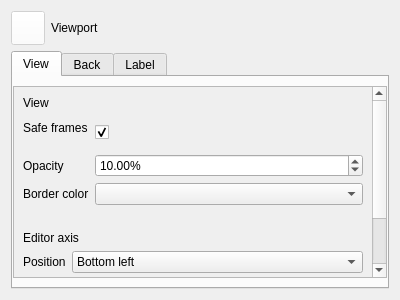
<?xml version="1.0" encoding="UTF-8"?>
<ui version="4.0">
 <class>Viewport</class>
 <widget class="QWidget" name="Viewport">
  <property name="geometry">
   <rect>
    <x>0</x>
    <y>0</y>
    <width>400</width>
    <height>300</height>
   </rect>
  </property>
  <property name="windowTitle">
   <string>Form</string>
  </property>
  <layout class="QVBoxLayout" name="verticalLayout_3">
   <item>
    <layout class="QHBoxLayout" name="horizontalLayout">
     <item>
      <widget class="MediaControl" name="pushButton">
       <property name="enabled">
        <bool>false</bool>
       </property>
       <property name="sizePolicy">
        <sizepolicy hsizetype="Fixed" vsizetype="Fixed">
         <horstretch>0</horstretch>
         <verstretch>0</verstretch>
        </sizepolicy>
       </property>
       <property name="minimumSize">
        <size>
         <width>34</width>
         <height>34</height>
        </size>
       </property>
       <property name="maximumSize">
        <size>
         <width>34</width>
         <height>34</height>
        </size>
       </property>
       <property name="focusPolicy">
        <enum>Qt::NoFocus</enum>
       </property>
       <property name="styleSheet">
        <string notr="true">background: white;</string>
       </property>
       <property name="icon">
        <iconset resource="icons.qrc">
         <normaloff>:/dialogs/view</normaloff>:/dialogs/view</iconset>
       </property>
      </widget>
     </item>
     <item>
      <widget class="QLabel" name="label_14">
       <property name="sizePolicy">
        <sizepolicy hsizetype="Ignored" vsizetype="Preferred">
         <horstretch>0</horstretch>
         <verstretch>0</verstretch>
        </sizepolicy>
       </property>
       <property name="text">
        <string>Viewport</string>
       </property>
       <property name="class" stdset="0">
        <string>heading</string>
       </property>
      </widget>
     </item>
    </layout>
   </item>
   <item>
    <widget class="QTabWidget" name="tabWidget">
     <property name="focusPolicy">
      <enum>Qt::NoFocus</enum>
     </property>
     <widget class="QWidget" name="tab">
      <attribute name="title">
       <string>View</string>
      </attribute>
      <layout class="QGridLayout" name="gridLayout_2">
       <property name="leftMargin">
        <number>0</number>
       </property>
       <property name="rightMargin">
        <number>0</number>
       </property>
       <item row="0" column="0">
        <widget class="QScrollArea" name="scrollArea">
         <property name="focusPolicy">
          <enum>Qt::NoFocus</enum>
         </property>
         <property name="widgetResizable">
          <bool>true</bool>
         </property>
         <widget class="QWidget" name="scrollAreaWidgetContents">
          <property name="geometry">
           <rect>
            <x>0</x>
            <y>0</y>
            <width>362</width>
            <height>278</height>
           </rect>
          </property>
          <layout class="QVBoxLayout" name="verticalLayout">
           <item>
            <widget class="QLabel" name="label_5">
             <property name="text">
              <string>View</string>
             </property>
             <property name="class" stdset="0">
              <string>section</string>
             </property>
            </widget>
           </item>
           <item>
            <layout class="QFormLayout" name="formLayout">
             <property name="labelAlignment">
              <set>Qt::AlignLeading|Qt::AlignLeft|Qt::AlignVCenter</set>
             </property>
             <property name="formAlignment">
              <set>Qt::AlignLeading|Qt::AlignLeft|Qt::AlignTop</set>
             </property>
             <property name="horizontalSpacing">
              <number>6</number>
             </property>
             <property name="verticalSpacing">
              <number>6</number>
             </property>
             <item row="0" column="1">
              <widget class="QCheckBox" name="checkBox">
               <property name="minimumSize">
                <size>
                 <width>0</width>
                 <height>32</height>
                </size>
               </property>
               <property name="checked">
                <bool>true</bool>
               </property>
              </widget>
             </item>
             <item row="0" column="0">
              <widget class="Label" name="label">
               <property name="text">
                <string>Safe frames</string>
               </property>
               <property name="class" stdset="0">
                <string>item</string>
               </property>
              </widget>
             </item>
             <item row="1" column="0">
              <widget class="Label" name="label_2">
               <property name="text">
                <string>Opacity</string>
               </property>
               <property name="class" stdset="0">
                <string>item</string>
               </property>
              </widget>
             </item>
             <item row="1" column="1">
              <widget class="DoubleSpinBox" name="doubleSpinBox">
               <property name="accelerated">
                <bool>true</bool>
               </property>
               <property name="suffix">
                <string>%</string>
               </property>
               <property name="maximum">
                <double>100.000000000000000</double>
               </property>
               <property name="value">
                <double>10.000000000000000</double>
               </property>
              </widget>
             </item>
             <item row="2" column="0">
              <widget class="Label" name="label_3">
               <property name="text">
                <string>Border color</string>
               </property>
               <property name="class" stdset="0">
                <string>item</string>
               </property>
              </widget>
             </item>
             <item row="2" column="1">
              <widget class="Picker" name="widget"/>
             </item>
            </layout>
           </item>
           <item>
            <spacer name="verticalSpacer">
             <property name="orientation">
              <enum>Qt::Vertical</enum>
             </property>
             <property name="sizeType">
              <enum>QSizePolicy::Fixed</enum>
             </property>
             <property name="sizeHint" stdset="0">
              <size>
               <width>20</width>
               <height>20</height>
              </size>
             </property>
            </spacer>
           </item>
           <item>
            <widget class="QLabel" name="label_9">
             <property name="text">
              <string>Editor axis</string>
             </property>
             <property name="class" stdset="0">
              <string>section</string>
             </property>
            </widget>
           </item>
           <item>
            <layout class="QFormLayout" name="formLayout_2">
             <property name="labelAlignment">
              <set>Qt::AlignLeading|Qt::AlignLeft|Qt::AlignVCenter</set>
             </property>
             <property name="formAlignment">
              <set>Qt::AlignLeading|Qt::AlignLeft|Qt::AlignTop</set>
             </property>
             <property name="horizontalSpacing">
              <number>6</number>
             </property>
             <property name="verticalSpacing">
              <number>6</number>
             </property>
             <item row="0" column="0">
              <widget class="Label" name="label_4">
               <property name="text">
                <string>Position</string>
               </property>
               <property name="class" stdset="0">
                <string>item</string>
               </property>
              </widget>
             </item>
             <item row="1" column="0">
              <widget class="Label" name="label_7">
               <property name="text">
                <string>Scale</string>
               </property>
               <property name="class" stdset="0">
                <string>item</string>
               </property>
              </widget>
             </item>
             <item row="2" column="0">
              <widget class="Label" name="label_8">
               <property name="text">
                <string>Text</string>
               </property>
               <property name="class" stdset="0">
                <string>item</string>
               </property>
              </widget>
             </item>
             <item row="2" column="1">
              <widget class="QCheckBox" name="checkBox_2">
               <property name="minimumSize">
                <size>
                 <width>0</width>
                 <height>32</height>
                </size>
               </property>
               <property name="checked">
                <bool>true</bool>
               </property>
              </widget>
             </item>
             <item row="1" column="1">
              <widget class="DoubleSpinBox" name="doubleSpinBox_2">
               <property name="accelerated">
                <bool>true</bool>
               </property>
               <property name="suffix">
                <string>%</string>
               </property>
               <property name="maximum">
                <double>500.000000000000000</double>
               </property>
               <property name="value">
                <double>100.000000000000000</double>
               </property>
              </widget>
             </item>
             <item row="0" column="1">
              <widget class="ComboBox" name="comboBox">
               <property name="currentIndex">
                <number>1</number>
               </property>
               <item>
                <property name="text">
                 <string>Off</string>
                </property>
               </item>
               <item>
                <property name="text">
                 <string>Bottom left</string>
                </property>
               </item>
               <item>
                <property name="text">
                 <string>Bottom right</string>
                </property>
               </item>
               <item>
                <property name="text">
                 <string>Top left</string>
                </property>
               </item>
               <item>
                <property name="text">
                 <string>Top right</string>
                </property>
               </item>
              </widget>
             </item>
            </layout>
           </item>
           <item>
            <spacer name="verticalSpacer_5">
             <property name="orientation">
              <enum>Qt::Vertical</enum>
             </property>
             <property name="sizeHint" stdset="0">
              <size>
               <width>20</width>
               <height>40</height>
              </size>
             </property>
            </spacer>
           </item>
          </layout>
         </widget>
        </widget>
       </item>
      </layout>
     </widget>
     <widget class="QWidget" name="tab_2">
      <attribute name="title">
       <string>Back</string>
      </attribute>
      <layout class="QGridLayout" name="gridLayout_3">
       <property name="leftMargin">
        <number>0</number>
       </property>
       <property name="rightMargin">
        <number>0</number>
       </property>
       <item row="0" column="0">
        <widget class="QScrollArea" name="scrollArea_2">
         <property name="focusPolicy">
          <enum>Qt::NoFocus</enum>
         </property>
         <property name="widgetResizable">
          <bool>true</bool>
         </property>
         <widget class="QWidget" name="scrollAreaWidgetContents_2">
          <property name="geometry">
           <rect>
            <x>0</x>
            <y>0</y>
            <width>362</width>
            <height>332</height>
           </rect>
          </property>
          <layout class="QVBoxLayout" name="verticalLayout_2">
           <item>
            <widget class="QLabel" name="label_6">
             <property name="text">
              <string>Background</string>
             </property>
             <property name="class" stdset="0">
              <string>section</string>
             </property>
            </widget>
           </item>
           <item>
            <layout class="QFormLayout" name="formLayout_4">
             <property name="labelAlignment">
              <set>Qt::AlignLeading|Qt::AlignLeft|Qt::AlignVCenter</set>
             </property>
             <property name="formAlignment">
              <set>Qt::AlignLeading|Qt::AlignLeft|Qt::AlignTop</set>
             </property>
             <property name="horizontalSpacing">
              <number>6</number>
             </property>
             <property name="verticalSpacing">
              <number>6</number>
             </property>
             <item row="0" column="0">
              <widget class="Label" name="label_10">
               <property name="text">
                <string>Color</string>
               </property>
               <property name="class" stdset="0">
                <string>item</string>
               </property>
              </widget>
             </item>
             <item row="0" column="1">
              <widget class="Picker" name="widget_2"/>
             </item>
            </layout>
           </item>
           <item>
            <spacer name="verticalSpacer_2">
             <property name="orientation">
              <enum>Qt::Vertical</enum>
             </property>
             <property name="sizeType">
              <enum>QSizePolicy::Fixed</enum>
             </property>
             <property name="sizeHint" stdset="0">
              <size>
               <width>20</width>
               <height>20</height>
              </size>
             </property>
            </spacer>
           </item>
           <item>
            <widget class="QLabel" name="label_11">
             <property name="text">
              <string>Environment</string>
             </property>
             <property name="class" stdset="0">
              <string>section</string>
             </property>
            </widget>
           </item>
           <item>
            <layout class="QFormLayout" name="formLayout_3">
             <property name="labelAlignment">
              <set>Qt::AlignLeading|Qt::AlignLeft|Qt::AlignVCenter</set>
             </property>
             <property name="formAlignment">
              <set>Qt::AlignLeading|Qt::AlignLeft|Qt::AlignTop</set>
             </property>
             <property name="horizontalSpacing">
              <number>6</number>
             </property>
             <property name="verticalSpacing">
              <number>6</number>
             </property>
             <item row="0" column="0">
              <widget class="Label" name="label_18">
               <property name="text">
                <string>Color</string>
               </property>
               <property name="class" stdset="0">
                <string>item</string>
               </property>
              </widget>
             </item>
             <item row="1" column="0">
              <widget class="Label" name="label_19">
               <property name="text">
                <string>Strength</string>
               </property>
               <property name="class" stdset="0">
                <string>item</string>
               </property>
              </widget>
             </item>
             <item row="0" column="1">
              <widget class="Picker" name="comboBox_2"/>
             </item>
             <item row="1" column="1">
              <widget class="DoubleSpinBox" name="doubleSpinBox_5">
               <property name="suffix">
                <string> %</string>
               </property>
               <property name="decimals">
                <number>3</number>
               </property>
               <property name="maximum">
                <double>100.000000000000000</double>
               </property>
              </widget>
             </item>
            </layout>
           </item>
           <item>
            <spacer name="verticalSpacer_3">
             <property name="orientation">
              <enum>Qt::Vertical</enum>
             </property>
             <property name="sizeType">
              <enum>QSizePolicy::Fixed</enum>
             </property>
             <property name="sizeHint" stdset="0">
              <size>
               <width>20</width>
               <height>20</height>
              </size>
             </property>
            </spacer>
           </item>
           <item>
            <layout class="QFormLayout" name="formLayout_5">
             <property name="labelAlignment">
              <set>Qt::AlignLeading|Qt::AlignLeft|Qt::AlignVCenter</set>
             </property>
             <property name="formAlignment">
              <set>Qt::AlignLeading|Qt::AlignLeft|Qt::AlignTop</set>
             </property>
             <property name="horizontalSpacing">
              <number>6</number>
             </property>
             <property name="verticalSpacing">
              <number>6</number>
             </property>
             <item row="0" column="0">
              <widget class="Label" name="label_12">
               <property name="text">
                <string>Enable fog</string>
               </property>
               <property name="class" stdset="0">
                <string>item</string>
               </property>
              </widget>
             </item>
             <item row="0" column="1">
              <widget class="QCheckBox" name="checkBox_3"/>
             </item>
            </layout>
           </item>
           <item>
            <widget class="QWidget" name="widget_5" native="true">
             <layout class="QFormLayout" name="formLayout_7">
              <property name="labelAlignment">
               <set>Qt::AlignLeading|Qt::AlignLeft|Qt::AlignVCenter</set>
              </property>
              <property name="formAlignment">
               <set>Qt::AlignLeading|Qt::AlignLeft|Qt::AlignTop</set>
              </property>
              <property name="horizontalSpacing">
               <number>6</number>
              </property>
              <property name="verticalSpacing">
               <number>6</number>
              </property>
              <property name="leftMargin">
               <number>0</number>
              </property>
              <property name="topMargin">
               <number>0</number>
              </property>
              <property name="rightMargin">
               <number>0</number>
              </property>
              <property name="bottomMargin">
               <number>0</number>
              </property>
              <item row="0" column="0">
               <widget class="Label" name="label_13">
                <property name="text">
                 <string>Color</string>
                </property>
                <property name="class" stdset="0">
                 <string>item</string>
                </property>
               </widget>
              </item>
              <item row="0" column="1">
               <widget class="Picker" name="comboBox_3"/>
              </item>
              <item row="3" column="0">
               <widget class="Label" name="label_20">
                <property name="text">
                 <string>Strength</string>
                </property>
                <property name="class" stdset="0">
                 <string>item</string>
                </property>
               </widget>
              </item>
              <item row="3" column="1">
               <widget class="DoubleSpinBox" name="doubleSpinBox_3">
                <property name="suffix">
                 <string> %</string>
                </property>
                <property name="decimals">
                 <number>3</number>
                </property>
                <property name="maximum">
                 <double>100.000000000000000</double>
                </property>
               </widget>
              </item>
              <item row="6" column="0">
               <widget class="Label" name="label_22">
                <property name="text">
                 <string>Distance</string>
                </property>
                <property name="class" stdset="0">
                 <string>item</string>
                </property>
               </widget>
              </item>
              <item row="6" column="1">
               <widget class="DoubleSpinBox" name="doubleSpinBox_4">
                <property name="suffix">
                 <string> Å</string>
                </property>
                <property name="decimals">
                 <number>3</number>
                </property>
                <property name="maximum">
                 <double>179769313486231570814527423731704356798070567525844996598917476803157260780028538760589558632766878171540458953514382464234321326889464182768467546703537516986049910576551282076245490090389328944075868508455133942304583236903222948165808559332123348274797826204144723168738177180919299881250404026184124858368.000000000000000</double>
                </property>
               </widget>
              </item>
             </layout>
            </widget>
           </item>
           <item>
            <spacer name="verticalSpacer_6">
             <property name="orientation">
              <enum>Qt::Vertical</enum>
             </property>
             <property name="sizeHint" stdset="0">
              <size>
               <width>20</width>
               <height>83</height>
              </size>
             </property>
            </spacer>
           </item>
          </layout>
         </widget>
        </widget>
       </item>
      </layout>
     </widget>
     <widget class="QWidget" name="tab_3">
      <attribute name="title">
       <string>Label</string>
      </attribute>
      <layout class="QGridLayout" name="gridLayout">
       <property name="leftMargin">
        <number>0</number>
       </property>
       <property name="rightMargin">
        <number>0</number>
       </property>
       <item row="0" column="0">
        <widget class="QScrollArea" name="scrollArea_3">
         <property name="focusPolicy">
          <enum>Qt::NoFocus</enum>
         </property>
         <property name="widgetResizable">
          <bool>true</bool>
         </property>
         <widget class="QWidget" name="scrollAreaWidgetContents_3">
          <property name="geometry">
           <rect>
            <x>0</x>
            <y>0</y>
            <width>362</width>
            <height>218</height>
           </rect>
          </property>
          <layout class="QVBoxLayout" name="verticalLayout_4">
           <item>
            <widget class="QLabel" name="label_15">
             <property name="text">
              <string>Label Options</string>
             </property>
             <property name="class" stdset="0">
              <string>section</string>
             </property>
            </widget>
           </item>
           <item>
            <widget class="QToolBox" name="toolBox">
             <property name="styleSheet">
              <string notr="true">QToolBox::tab {
	background: #2d2d2d;
	font-weight: bold;
	color: darkgray;
	background-image: url(&quot;:/arrows/branch-closed_&quot;);
    background-repeat: no-repeat;
	padding-left: 22px;
}

QToolBox::tab:selected {
	color: lightgray;
	background-image: url(&quot;:/arrows/branch-open_&quot;);
    background-repeat: no-repeat;
}
</string>
             </property>
             <widget class="QWidget" name="page">
              <property name="geometry">
               <rect>
                <x>0</x>
                <y>0</y>
                <width>330</width>
                <height>117</height>
               </rect>
              </property>
              <attribute name="label">
               <string>Shape</string>
              </attribute>
              <layout class="QFormLayout" name="formLayout_6">
               <property name="labelAlignment">
                <set>Qt::AlignLeading|Qt::AlignLeft|Qt::AlignVCenter</set>
               </property>
               <property name="formAlignment">
                <set>Qt::AlignLeading|Qt::AlignLeft|Qt::AlignTop</set>
               </property>
               <property name="horizontalSpacing">
                <number>6</number>
               </property>
               <property name="verticalSpacing">
                <number>6</number>
               </property>
               <item row="0" column="0">
                <widget class="Label" name="label_16">
                 <property name="text">
                  <string>Box Width</string>
                 </property>
                 <property name="class" stdset="0">
                  <string>item</string>
                 </property>
                </widget>
               </item>
               <item row="0" column="1">
                <widget class="DoubleSpinBox" name="doubleSpinBox_6">
                 <property name="suffix">
                  <string> px</string>
                 </property>
                 <property name="decimals">
                  <number>3</number>
                 </property>
                 <property name="maximum">
                  <double>179769313486231570814527423731704356798070567525844996598917476803157260780028538760589558632766878171540458953514382464234321326889464182768467546703537516986049910576551282076245490090389328944075868508455133942304583236903222948165808559332123348274797826204144723168738177180919299881250404026184124858368.000000000000000</double>
                 </property>
                </widget>
               </item>
               <item row="1" column="0">
                <widget class="Label" name="label_17">
                 <property name="text">
                  <string>Box Height</string>
                 </property>
                 <property name="class" stdset="0">
                  <string>item</string>
                 </property>
                </widget>
               </item>
               <item row="1" column="1">
                <widget class="DoubleSpinBox" name="doubleSpinBox_7">
                 <property name="suffix">
                  <string> px</string>
                 </property>
                 <property name="decimals">
                  <number>3</number>
                 </property>
                 <property name="maximum">
                  <double>179769313486231570814527423731704356798070567525844996598917476803157260780028538760589558632766878171540458953514382464234321326889464182768467546703537516986049910576551282076245490090389328944075868508455133942304583236903222948165808559332123348274797826204144723168738177180919299881250404026184124858368.000000000000000</double>
                 </property>
                </widget>
               </item>
               <item row="2" column="0">
                <widget class="Label" name="label_23">
                 <property name="text">
                  <string>Rounded Edges</string>
                 </property>
                 <property name="class" stdset="0">
                  <string>item</string>
                 </property>
                </widget>
               </item>
               <item row="2" column="1">
                <widget class="QCheckBox" name="checkBox_5"/>
               </item>
               <item row="3" column="0">
                <widget class="Label" name="label_24">
                 <property name="text">
                  <string>Rounding Radius</string>
                 </property>
                 <property name="class" stdset="0">
                  <string>item</string>
                 </property>
                </widget>
               </item>
               <item row="3" column="1">
                <widget class="DoubleSpinBox" name="doubleSpinBox_8">
                 <property name="suffix">
                  <string> px</string>
                 </property>
                 <property name="decimals">
                  <number>3</number>
                 </property>
                </widget>
               </item>
              </layout>
             </widget>
             <widget class="QWidget" name="page_2">
              <property name="geometry">
               <rect>
                <x>0</x>
                <y>0</y>
                <width>244</width>
                <height>40</height>
               </rect>
              </property>
              <attribute name="label">
               <string>Border</string>
              </attribute>
              <layout class="QFormLayout" name="formLayout_8">
               <property name="labelAlignment">
                <set>Qt::AlignLeading|Qt::AlignLeft|Qt::AlignVCenter</set>
               </property>
               <property name="formAlignment">
                <set>Qt::AlignLeading|Qt::AlignLeft|Qt::AlignTop</set>
               </property>
               <property name="horizontalSpacing">
                <number>6</number>
               </property>
               <property name="verticalSpacing">
                <number>6</number>
               </property>
               <item row="0" column="0">
                <widget class="Label" name="label_25">
                 <property name="text">
                  <string>Width</string>
                 </property>
                 <property name="class" stdset="0">
                  <string>item</string>
                 </property>
                </widget>
               </item>
               <item row="0" column="1">
                <widget class="DoubleSpinBox" name="doubleSpinBox_9">
                 <property name="suffix">
                  <string> px</string>
                 </property>
                 <property name="decimals">
                  <number>3</number>
                 </property>
                 <property name="maximum">
                  <double>179769313486231570814527423731704356798070567525844996598917476803157260780028538760589558632766878171540458953514382464234321326889464182768467546703537516986049910576551282076245490090389328944075868508455133942304583236903222948165808559332123348274797826204144723168738177180919299881250404026184124858368.000000000000000</double>
                 </property>
                </widget>
               </item>
              </layout>
             </widget>
             <widget class="QWidget" name="page_3">
              <property name="geometry">
               <rect>
                <x>0</x>
                <y>0</y>
                <width>210</width>
                <height>96</height>
               </rect>
              </property>
              <attribute name="label">
               <string>Color</string>
              </attribute>
              <layout class="QFormLayout" name="formLayout_9">
               <property name="labelAlignment">
                <set>Qt::AlignLeading|Qt::AlignLeft|Qt::AlignVCenter</set>
               </property>
               <property name="formAlignment">
                <set>Qt::AlignLeading|Qt::AlignLeft|Qt::AlignTop</set>
               </property>
               <property name="horizontalSpacing">
                <number>6</number>
               </property>
               <property name="verticalSpacing">
                <number>6</number>
               </property>
               <item row="0" column="0">
                <widget class="Label" name="label_26">
                 <property name="text">
                  <string>Background Color</string>
                 </property>
                 <property name="class" stdset="0">
                  <string>item</string>
                 </property>
                </widget>
               </item>
               <item row="0" column="1">
                <widget class="Picker" name="comboBox_4"/>
               </item>
               <item row="1" column="0">
                <widget class="Label" name="label_27">
                 <property name="text">
                  <string>Border Color</string>
                 </property>
                 <property name="class" stdset="0">
                  <string>item</string>
                 </property>
                </widget>
               </item>
               <item row="1" column="1">
                <widget class="Picker" name="comboBox_5"/>
               </item>
               <item row="2" column="0">
                <widget class="Label" name="label_28">
                 <property name="text">
                  <string>Text Color</string>
                 </property>
                 <property name="class" stdset="0">
                  <string>item</string>
                 </property>
                </widget>
               </item>
               <item row="2" column="1">
                <widget class="Picker" name="comboBox_6"/>
               </item>
              </layout>
             </widget>
             <widget class="QWidget" name="page_4">
              <property name="geometry">
               <rect>
                <x>0</x>
                <y>0</y>
                <width>189</width>
                <height>96</height>
               </rect>
              </property>
              <attribute name="label">
               <string>Text</string>
              </attribute>
              <layout class="QFormLayout" name="formLayout_10">
               <property name="labelAlignment">
                <set>Qt::AlignLeading|Qt::AlignLeft|Qt::AlignVCenter</set>
               </property>
               <property name="formAlignment">
                <set>Qt::AlignLeading|Qt::AlignLeft|Qt::AlignTop</set>
               </property>
               <property name="horizontalSpacing">
                <number>6</number>
               </property>
               <property name="verticalSpacing">
                <number>6</number>
               </property>
               <item row="0" column="0">
                <widget class="Label" name="label_29">
                 <property name="text">
                  <string>Font</string>
                 </property>
                 <property name="class" stdset="0">
                  <string>item</string>
                 </property>
                </widget>
               </item>
               <item row="1" column="0">
                <widget class="Label" name="label_30">
                 <property name="text">
                  <string>Align</string>
                 </property>
                 <property name="class" stdset="0">
                  <string>item</string>
                 </property>
                </widget>
               </item>
               <item row="1" column="1">
                <widget class="ComboBox" name="comboBox_8">
                 <item>
                  <property name="text">
                   <string>Left</string>
                  </property>
                 </item>
                 <item>
                  <property name="text">
                   <string>Middle</string>
                  </property>
                 </item>
                 <item>
                  <property name="text">
                   <string>Right</string>
                  </property>
                 </item>
                </widget>
               </item>
               <item row="0" column="1">
                <widget class="FontComboBox" name="comboBox_7"/>
               </item>
               <item row="2" column="0">
                <widget class="Label" name="label_21">
                 <property name="text">
                  <string>Height</string>
                 </property>
                 <property name="class" stdset="0">
                  <string>item</string>
                 </property>
                </widget>
               </item>
               <item row="2" column="1">
                <widget class="QSpinBox" name="spinBox">
                 <property name="suffix">
                  <string> pt</string>
                 </property>
                 <property name="minimum">
                  <number>-2147483647</number>
                 </property>
                 <property name="maximum">
                  <number>2147483647</number>
                 </property>
                </widget>
               </item>
              </layout>
             </widget>
            </widget>
           </item>
          </layout>
         </widget>
        </widget>
       </item>
      </layout>
     </widget>
    </widget>
   </item>
  </layout>
 </widget>
 <customwidgets>
  <customwidget>
   <class>MediaControl</class>
   <extends>QPushButton</extends>
   <header>mediacontrol.h</header>
  </customwidget>
  <customwidget>
   <class>Label</class>
   <extends>QLabel</extends>
   <header>label.h</header>
  </customwidget>
  <customwidget>
   <class>ComboBox</class>
   <extends>QComboBox</extends>
   <header>combobox.h</header>
  </customwidget>
  <customwidget>
   <class>DoubleSpinBox</class>
   <extends>QDoubleSpinBox</extends>
   <header>doublespinbox.h</header>
  </customwidget>
  <customwidget>
   <class>Picker</class>
   <extends>QComboBox</extends>
   <header>picker.h</header>
   <container>1</container>
  </customwidget>
  <customwidget>
   <class>FontComboBox</class>
   <extends>QComboBox</extends>
   <header>fontcombobox.h</header>
  </customwidget>
 </customwidgets>
 <tabstops>
  <tabstop>checkBox</tabstop>
  <tabstop>doubleSpinBox</tabstop>
  <tabstop>comboBox</tabstop>
  <tabstop>doubleSpinBox_2</tabstop>
  <tabstop>checkBox_2</tabstop>
 </tabstops>
 <resources>
  <include location="icons.qrc"/>
 </resources>
 <connections/>
</ui>
